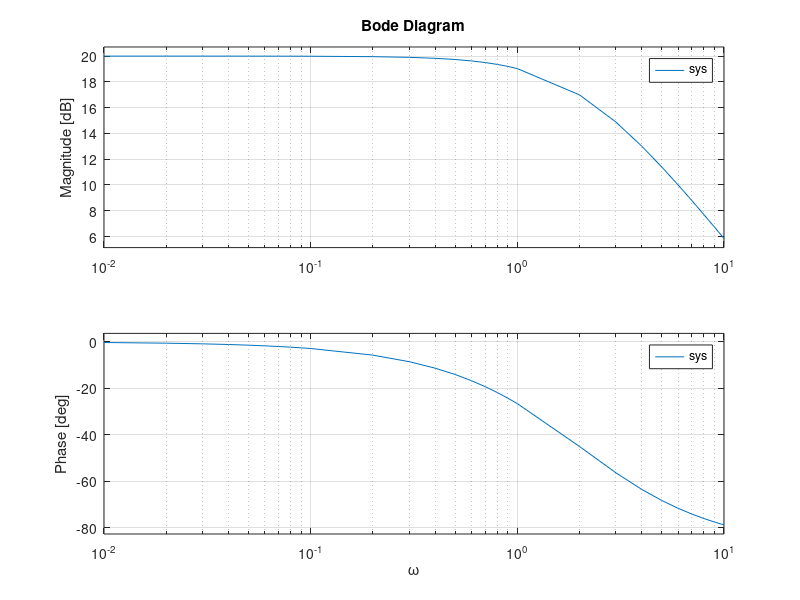

The MATLAB source for this figure:

K1 = 0.01:0.01:0.1;
K2 = 0.1:0.1:1;
K3 = 1:1:10;

K = [K1 K2 K3];

sys = tf([10], [0.5, 1])

bode(sys, K);

xlabel('ω')
